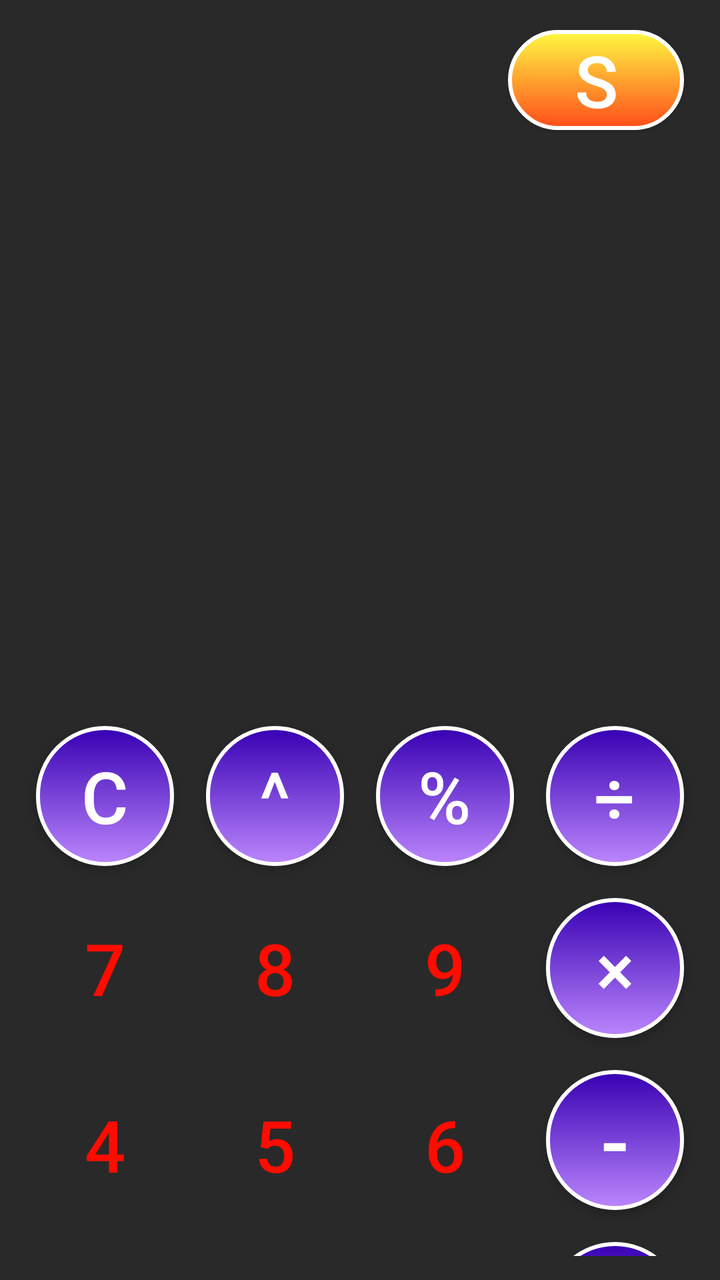
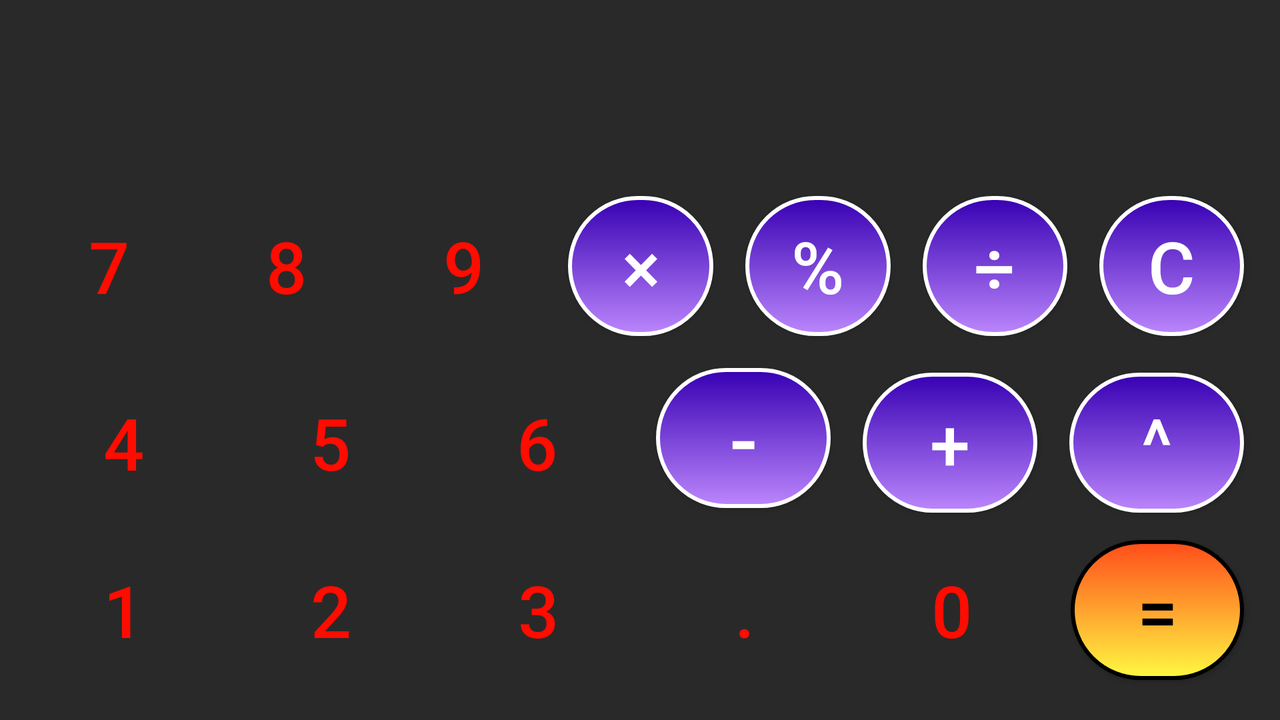

The same Android screen from two of the app's own layout files: first res/layout/ as a phone draws it, then the repository's variant for another configuration, drawn on a device whose configuration selects that folder. Both files follow.
<!-- AndroidManifest.xml: activity theme AppTheme.NoActionBar -->
<!-- res/layout/activity_main.xml -->
<?xml version="1.0" encoding="utf-8"?>
<LinearLayout xmlns:android="http://schemas.android.com/apk/res/android"
    xmlns:app="http://schemas.android.com/apk/res-auto"
    xmlns:tools="http://schemas.android.com/tools"
    android:layout_width="match_parent"
    android:layout_height="match_parent"
    android:background="@color/gray"
    android:gravity="bottom"
    android:orientation="vertical"
    android:paddingLeft="10dp"
    android:paddingTop="15dp"
    android:paddingRight="10dp"
    android:paddingBottom="12dp"
    tools:context=".MainActivity">

    <androidx.constraintlayout.widget.ConstraintLayout
        android:layout_width="match_parent"
        android:layout_height="200dp"
        android:layout_gravity="end"
        android:layout_marginBottom="40dp"
        android:orientation="horizontal">

        <Button
            android:id="@+id/buttonStory"
            style="@style/Theme.Calculator.ButtonStory"
            android:layout_width="wrap_content"
            android:layout_height="50dp"
            android:layout_gravity="end"
            android:text="S"
            app:layout_constraintEnd_toEndOf="parent" />

    </androidx.constraintlayout.widget.ConstraintLayout>



    <LinearLayout
        android:layout_width="match_parent"
        android:layout_height="100dp"
        android:orientation="horizontal">

        <TextView
            android:id="@+id/input_text_view"
            android:layout_width="match_parent"
            android:layout_height="wrap_content"
            android:gravity="end"
            android:maxLines="2"
            android:textColor="@color/orange2"
            android:textSize="40sp" />
    </LinearLayout>

    <LinearLayout
        android:layout_width="match_parent"
        android:layout_height="wrap_content"
        android:orientation="horizontal">

        <Button
            android:id="@+id/buttonDeleteAll"
            style="@style/Theme.Calculator.ButtonSign"
            android:text="@string/buttonDelete" />

        <Button
            android:id="@+id/buttonExponentiation"
            style="@style/Theme.Calculator.ButtonSign"
            android:text="@string/buttonExponentiation" />

        <Button
            android:id="@+id/buttonPercent"
            style="@style/Theme.Calculator.ButtonSign"
            android:text="@string/buttonPercent" />

        <Button
            android:id="@+id/buttonDivision"
            style="@style/Theme.Calculator.ButtonSign"
            android:text="@string/buttonDivision" />

    </LinearLayout>

    <LinearLayout
        android:layout_width="wrap_content"
        android:layout_height="wrap_content"
        android:orientation="horizontal">

        <Button
            android:id="@+id/button7"
            style="@style/Theme.Calculator.Button"
            android:text="@string/button7" />

        <Button
            android:id="@+id/button8"
            style="@style/Theme.Calculator.Button"
            android:text="@string/button8" />

        <Button
            android:id="@+id/button9"
            style="@style/Theme.Calculator.Button"
            android:text="@string/button9" />

        <Button
            android:id="@+id/buttonMultiplication"
            style="@style/Theme.Calculator.ButtonSign"
            android:text="@string/buttonMultiplication" />

    </LinearLayout>

    <LinearLayout
        android:layout_width="wrap_content"
        android:layout_height="wrap_content"
        android:orientation="horizontal">

        <Button
            android:id="@+id/button4"
            style="@style/Theme.Calculator.Button"
            android:text="@string/button4" />

        <Button
            android:id="@+id/button5"
            style="@style/Theme.Calculator.Button"
            android:text="@string/button5" />

        <Button
            android:id="@+id/button6"
            style="@style/Theme.Calculator.Button"
            android:text="@string/button6" />

        <Button
            android:id="@+id/buttonMinus"
            style="@style/Theme.Calculator.ButtonSign"
            android:text="@string/buttonMinus"
            android:textSize="42sp" />

    </LinearLayout>

    <LinearLayout
        android:layout_width="wrap_content"
        android:layout_height="wrap_content"
        android:orientation="horizontal">

        <Button
            android:id="@+id/button1"
            style="@style/Theme.Calculator.Button"
            android:text="@string/button1" />

        <Button
            android:id="@+id/button2"
            style="@style/Theme.Calculator.Button"
            android:text="@string/button2" />

        <Button
            android:id="@+id/button3"
            style="@style/Theme.Calculator.Button"
            android:text="@string/button3" />

        <Button
            android:id="@+id/buttonPlus"
            style="@style/Theme.Calculator.ButtonSign"
            android:text="@string/buttonPlus" />

    </LinearLayout>

    <LinearLayout
        android:layout_width="match_parent"
        android:layout_height="wrap_content"
        android:orientation="horizontal">

        <Button
            android:id="@+id/buttonPoint"
            style="@style/Theme.Calculator.Button"
            android:text="@string/buttonPoint" />

        <Button
            android:id="@+id/button0"
            style="@style/Theme.Calculator.Button"
            android:text="@string/button0" />

        <Button
            android:id="@+id/buttonEqual"
            style="@style/Theme.Calculator.ButtonEqual"
            android:text="@string/buttonEqual" />
    </LinearLayout>


</LinearLayout>
<!-- resources referenced by this layout -->
<resources>
  <color name="gray">#292929</color>
  <color name="orange2">#FF4C1A</color>
  <string name="button0">0</string>
  <string name="button1">1</string>
  <string name="button2">2</string>
  <string name="button3">3</string>
  <string name="button4">4</string>
  <string name="button5">5</string>
  <string name="button6">6</string>
  <string name="button7">7</string>
  <string name="button8">8</string>
  <string name="button9">9</string>
  <string name="buttonDelete">C</string>
  <string name="buttonDivision">÷</string>
  <string name="buttonEqual">=</string>
  <string name="buttonExponentiation">^</string>
  <string name="buttonMinus">-</string>
  <string name="buttonMultiplication">×</string>
  <string name="buttonPercent">%</string>
  <string name="buttonPlus">+</string>
  <string name="buttonPoint">.</string>
  <style name="Theme.Calculator.Button">
          <item name="android:textColor">@color/red</item>
          <item name="android:background">@drawable/round_button</item>
          <item name="android:textSize">36sp</item>
          <item name="android:layout_weight">1</item>
          <item name="android:layout_height">70dp</item>
          <item name="android:layout_width">0dp</item>
          <item name="android:layout_margin">8dp</item>
      </style>
  <style name="Theme.Calculator.ButtonEqual">
          <item name="android:textColor">@color/black</item>
          <item name="android:background">@drawable/button_for_equal</item>
          <item name="android:textSize">36sp</item>
          <item name="android:layout_weight">2</item>
          <item name="android:layout_height">70dp</item>
          <item name="android:layout_width">0dp</item>
          <item name="android:layout_margin">8dp</item>
      </style>
  <style name="Theme.Calculator.ButtonSign">
          <item name="android:textColor">@color/white</item>
          <item name="android:background">@drawable/button_for_sign</item>
          <item name="android:textSize">36sp</item>
          <item name="android:layout_weight">1</item>
          <item name="android:layout_height">70dp</item>
          <item name="android:layout_width">0dp</item>
          <item name="android:layout_margin">8dp</item>
      </style>
  <style name="Theme.Calculator.ButtonStory">
          <item name="android:textColor">@color/white</item>
          <item name="android:background">@drawable/button_for_story</item>
          <item name="android:textSize">36sp</item>
          <item name="android:layout_height">70dp</item>
          <item name="android:layout_width">0dp</item>
          <item name="android:layout_margin">8dp</item>
      </style>
  <style name="AppTheme.NoActionBar" parent="Theme.AppCompat.Light.DarkActionBar">
          <item name="windowActionBar">false</item>
          <item name="windowNoTitle">true</item>
          <item name="android:windowFullscreen">false</item>
      </style>
  <color name="red">#FF0C00</color>
  <!-- drawable round_button (drawable) -->
  <?xml version="1.0" encoding="utf-8"?>
  <selector xmlns:android="http://schemas.android.com/apk/res/android">
      <item android:state_pressed="true">
          <shape android:shape="rectangle">
              <gradient android:angle="270" android:endColor="@android:color/darker_gray" android:startColor="@color/black" />
              <corners android:radius="60dp" />
          </shape>
      </item>
  </selector>
  <color name="black">#FF000000</color>
  <color name="white">#FFFFFFFF</color>
  <color name="yellow2">#FFF942</color>
  <color name="orange">#FF9823</color>
  <color name="purple_200">#FFBB86FC</color>
  <color name="purple_700">#FF3700B3</color>
</resources>
<!-- res/layout-land/activity_main.xml (the repository's variant of the layout above) -->
<!-- drawn on the phone turned sideways -->
<?xml version="1.0" encoding="utf-8"?>
<LinearLayout xmlns:android="http://schemas.android.com/apk/res/android"
    xmlns:app="http://schemas.android.com/apk/res-auto"
    xmlns:tools="http://schemas.android.com/tools"
    android:layout_width="match_parent"
    android:layout_height="match_parent"
    android:background="#292929"
    android:gravity="bottom"
    android:orientation="vertical"
    android:paddingLeft="10dp"
    android:paddingTop="15dp"
    android:paddingRight="10dp"
    android:paddingBottom="12dp"
    tools:context=".MainActivity">


    <LinearLayout
        android:layout_width="match_parent"
        android:layout_height="wrap_content"
        android:layout_marginBottom="20dp"
        android:orientation="horizontal">

        <TextView
            android:id="@+id/textForEveryButton"
            android:layout_width="match_parent"
            android:layout_height="wrap_content"
            android:textColor="@color/orange2"
            android:textSize="40sp" />
    </LinearLayout>

    <LinearLayout
        android:layout_width="wrap_content"
        android:layout_height="wrap_content"
        android:orientation="horizontal">

        <Button
            android:id="@+id/button7"
            style="@style/Theme.Calculator.Button"
            android:text="@string/button7" />

        <Button
            android:id="@+id/button8"
            style="@style/Theme.Calculator.Button"
            android:text="@string/button8" />

        <Button
            android:id="@+id/button9"
            style="@style/Theme.Calculator.Button"
            android:text="@string/button9" />

        <Button
            android:id="@+id/buttonMultiplication"
            style="@style/Theme.Calculator.ButtonSign"
            android:text="@string/buttonMultiplication" />

        <Button
            android:id="@+id/buttonPercent"
            style="@style/Theme.Calculator.ButtonSign"
            android:text="@string/buttonPercent" />

        <Button
            android:id="@+id/buttonDivision"
            style="@style/Theme.Calculator.ButtonSign"
            android:text="@string/buttonDivision" />

        <Button
            android:id="@+id/buttonDeleteAll"
            style="@style/Theme.Calculator.ButtonSign"
            android:text="@string/buttonDelete" />

    </LinearLayout>

    <LinearLayout
        android:layout_width="wrap_content"
        android:layout_height="wrap_content"
        android:orientation="horizontal">

        <Button
            android:id="@+id/button4"
            style="@style/Theme.Calculator.Button"
            android:text="@string/button4" />

        <Button
            android:id="@+id/button5"
            style="@style/Theme.Calculator.Button"
            android:text="@string/button5" />

        <Button
            android:id="@+id/button6"
            style="@style/Theme.Calculator.Button"
            android:text="@string/button6" />

        <Button
            android:id="@+id/buttonMinus"
            style="@style/Theme.Calculator.ButtonSign"
            android:text="@string/buttonMinus"
            android:textSize="42sp" />

        <Button
            android:id="@+id/buttonPlus"
            style="@style/Theme.Calculator.ButtonSign"
            android:text="@string/buttonPlus" />

        <Button
            android:id="@+id/buttonExponentiation"
            style="@style/Theme.Calculator.ButtonSign"
            android:text="@string/buttonExponentiation" />


    </LinearLayout>

    <LinearLayout
        android:layout_width="wrap_content"
        android:layout_height="wrap_content"
        android:orientation="horizontal">

        <Button
            android:id="@+id/button1"
            style="@style/Theme.Calculator.Button"
            android:text="@string/button1" />

        <Button
            android:id="@+id/button2"
            style="@style/Theme.Calculator.Button"
            android:text="@string/button2" />

        <Button
            android:id="@+id/button3"
            style="@style/Theme.Calculator.Button"
            android:text="@string/button3" />

        <Button
            android:id="@+id/buttonPoint"
            style="@style/Theme.Calculator.Button"
            android:text="@string/buttonPoint" />

        <Button
            android:id="@+id/button0"
            style="@style/Theme.Calculator.Button"
            android:text="@string/button0" />


        <Button
            android:id="@+id/buttonEqual"
            style="@style/Theme.Calculator.ButtonEqual"
            android:text="@string/buttonEqual" />
    </LinearLayout>




</LinearLayout>
<!-- resources referenced by the variant -->
<!-- as the phone turned sideways resolves them -->
<resources>
  <color name="orange2">#FF4C1A</color>
  <string name="button0">0</string>
  <string name="button1">1</string>
  <string name="button2">2</string>
  <string name="button3">3</string>
  <string name="button4">4</string>
  <string name="button5">5</string>
  <string name="button6">6</string>
  <string name="button7">7</string>
  <string name="button8">8</string>
  <string name="button9">9</string>
  <string name="buttonDelete">C</string>
  <string name="buttonDivision">÷</string>
  <string name="buttonEqual">=</string>
  <string name="buttonExponentiation">^</string>
  <string name="buttonMinus">-</string>
  <string name="buttonMultiplication">×</string>
  <string name="buttonPercent">%</string>
  <string name="buttonPlus">+</string>
  <string name="buttonPoint">.</string>
  <style name="Theme.Calculator.Button">
          <item name="android:textColor">@color/red</item>
          <item name="android:background">@drawable/round_button</item>
          <item name="android:textSize">36sp</item>
          <item name="android:layout_weight">1</item>
          <item name="android:layout_height">70dp</item>
          <item name="android:layout_width">0dp</item>
          <item name="android:layout_margin">8dp</item>
      </style>
  <style name="Theme.Calculator.ButtonEqual">
          <item name="android:textColor">@color/black</item>
          <item name="android:background">@drawable/button_for_equal</item>
          <item name="android:textSize">36sp</item>
          <item name="android:layout_weight">2</item>
          <item name="android:layout_height">70dp</item>
          <item name="android:layout_width">0dp</item>
          <item name="android:layout_margin">8dp</item>
      </style>
  <style name="Theme.Calculator.ButtonSign">
          <item name="android:textColor">@color/white</item>
          <item name="android:background">@drawable/button_for_sign</item>
          <item name="android:textSize">36sp</item>
          <item name="android:layout_weight">1</item>
          <item name="android:layout_height">70dp</item>
          <item name="android:layout_width">0dp</item>
          <item name="android:layout_margin">8dp</item>
      </style>
  <style name="AppTheme.NoActionBar" parent="Theme.AppCompat.Light.DarkActionBar">
          <item name="windowActionBar">false</item>
          <item name="windowNoTitle">true</item>
          <item name="android:windowFullscreen">false</item>
      </style>
  <color name="red">#FF0C00</color>
  <!-- drawable round_button (drawable) -->
  <?xml version="1.0" encoding="utf-8"?>
  <selector xmlns:android="http://schemas.android.com/apk/res/android">
      <item android:state_pressed="true">
          <shape android:shape="rectangle">
              <gradient android:angle="270" android:endColor="@android:color/darker_gray" android:startColor="@color/black" />
              <corners android:radius="60dp" />
          </shape>
      </item>
  </selector>
  <color name="black">#FF000000</color>
  <!-- drawable button_for_equal (drawable) -->
  <?xml version="1.0" encoding="utf-8"?>
  <selector xmlns:android="http://schemas.android.com/apk/res/android">
      <item android:state_pressed="false">
          <shape android:shape="rectangle">
              <gradient android:angle="270" android:endColor="@color/yellow2" android:startColor="@color/orange2" />
              <corners android:radius="60dp" />
              <stroke android:width="2dp" android:color="@color/black" />
          </shape>
      </item>
      <item android:state_pressed="true">
          <shape android:shape="rectangle">
              <gradient android:angle="270" android:endColor="@color/orange" android:startColor="@color/red" />
              <corners android:radius="60dp" />
              <stroke android:width="2dp" android:color="@color/white" />
          </shape>
      </item>
  </selector>
  <color name="white">#FFFFFFFF</color>
  <color name="yellow2">#FFF942</color>
  <color name="orange">#FF9823</color>
  <color name="purple_200">#FFBB86FC</color>
  <color name="purple_700">#FF3700B3</color>
</resources>
